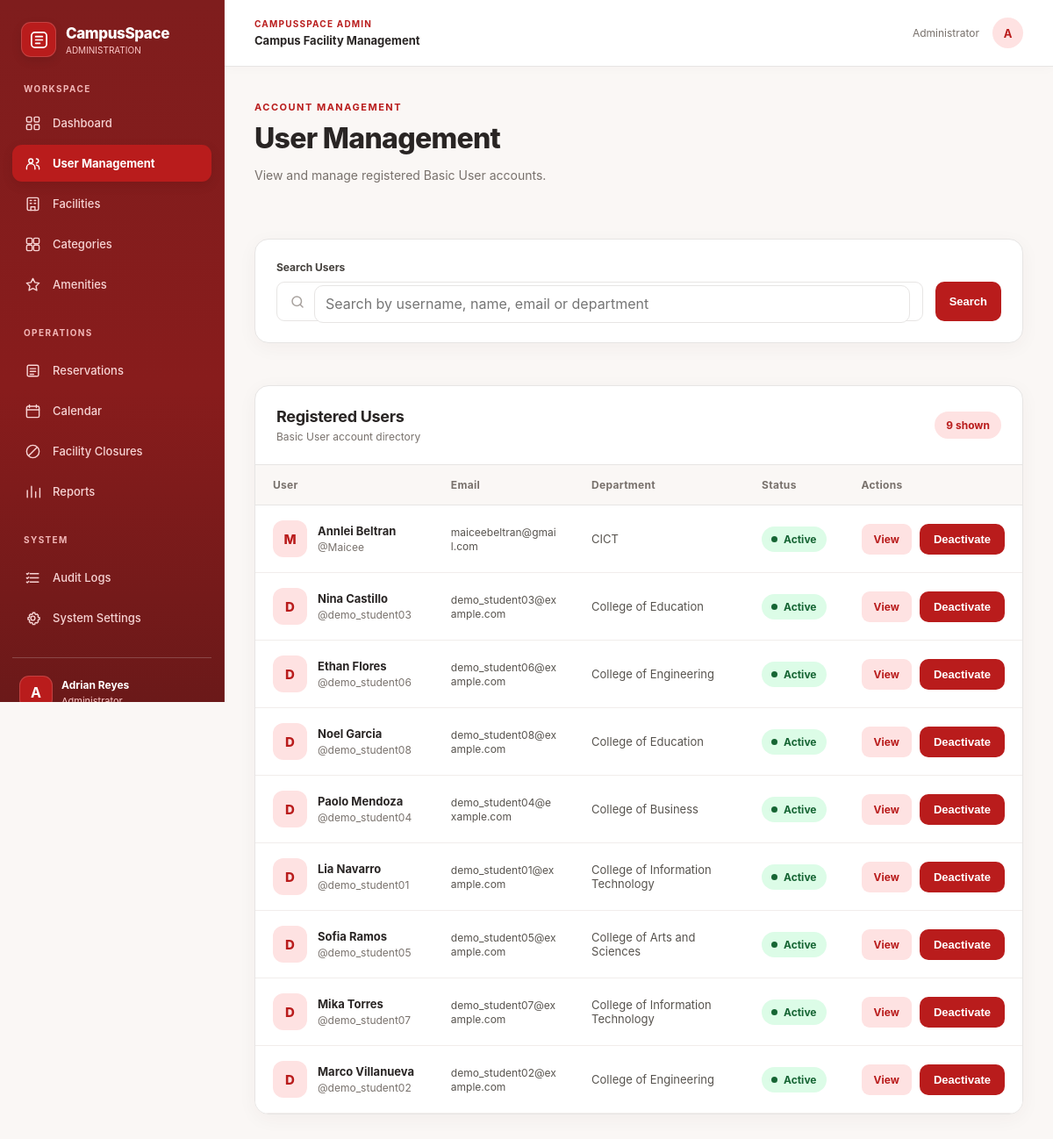
The page /manage/users/ (signed in) on the database its author committed.
### Reservation/models.py (models this page shows, shortened)
class User(AbstractUser):
    ROLE_CHOICES = [
        ('BASIC_USER', 'Basic User'),
        ('ADMIN', 'Admin'),
    ]
    role = models.CharField(
        max_length=10,
        choices=ROLE_CHOICES,
        default='BASIC_USER'
    )
    department = models.CharField(
        max_length=100,
        blank=True
    )
    contact_number = models.CharField(
        max_length=20,
        blank=True
    )
    objects = UserManager()

### Reservation/views.py (the view, shortened to what this page needs)
@admin_required
def user_management(request):
    search_query = request.GET.get(
        'search',
        ''
    ).strip()
    users = User.objects.filter(
        role='BASIC_USER'
    )
    users = users.order_by(
        'last_name',
        'first_name',
        'username'
    )
    return render(
        request,
        'Reservation/admin/users/UserManagement.html',
        {
            'users': users,
            'search_query': search_query,
        }
    )

### templates/Reservation/admin/users/UserManagement.html (shortened to what this page needs)
{% extends 'Reservation/admin/AdminBase.html' %}
{% block content %}
<div class="user-management-page">
    <div class="page-header management-header">
        <div>
            <span class="page-eyebrow">ACCOUNT MANAGEMENT</span>
            <h1>User Management</h1>
            <p>View and manage registered Basic User accounts.</p>
        </div>
    </div>
    <section class="management-filter-card">
        <form method="get" class="management-search-form">
            <div class="management-search-field">
                <label for="search">Search Users</label>
                <div class="management-search-input">
                    <svg viewBox="0 0 24 24" fill="none"
                         stroke="currentColor" stroke-width="2"
                         stroke-linecap="round" stroke-linejoin="round"
                         aria-hidden="true">
                        <circle cx="11" cy="11" r="7"/>
                        <path d="m20 20-4-4"/>
                    </svg>
                    <input
                        type="search"
                        id="search"
                        name="search"
                        value="{{ search_query|default:'' }}"
                        placeholder="Search by username, name, email or department"
                    >
                </div>
            </div>
            <div class="management-search-actions">
                <button type="submit" class="management-search-button">
                    Search
                </button>
            </div>
        </form>
    </section>
    <section class="management-table-card">
        <div class="management-table-heading">
            <div>
                <h2>Registered Users</h2>
                <p>Basic User account directory</p>
            </div>
            <span class="management-count">
                {{ users|length }} shown
            </span>
        </div>
        {% if users %}
            <div class="management-table-scroll">
                <table class="management-table">
                    <thead>
                        <tr>
                            <th>User</th>
                            <th>Email</th>
                            <th>Department</th>
                            <th>Status</th>
                            <th>Actions</th>
                        </tr>
                    </thead>
                    <tbody>
                        {% for account in users %}
                            <tr>
                                <td>
                                    <div class="management-user-cell">
                                        <div class="management-avatar">
                                            {{ account.username|slice:":1"|upper }}
                                        </div>
                                        <div class="management-user-details">
                                            <strong>
                                                {{ account.get_full_name|default:account.username }}
                                            </strong>
                                            <span>@{{ account.username }}</span>
                                        </div>
                                    </div>
                                </td>
                                <td>
                                    <span class="management-email">
                                        {{ account.email|default:"—" }}
                                    </span>
                                </td>
                                <td>
                                    {{ account.department|default:"—" }}
                                </td>
                                <td>
                                    {% if account.is_active %}
                                        <span class="management-status is-active">
                                            <span class="management-status-dot"></span>
                                            Active
                                        </span>
                                    {% else %}
                                        <span class="management-status is-inactive">
                                            <span class="management-status-dot"></span>
                                            Inactive
                                        </span>
                                    {% endif %}
                                </td>
                                <td>
                                    <div class="management-row-actions">
                                        <a
                                            href="{% url 'admin_user_detail' account.id %}"
                                            class="management-view-button">
                                            View
                                        </a>
                                        <button
                                            type="button"
                                            class="{% if account.is_active %}management-deactivate-button{% else %}management-activate-button{% endif %}"
                                            data-user-name="{{ account.username }}"
                                            data-user-action="{% if account.is_active %}Deactivate{% else %}Activate{% endif %}"
                                            data-form-id="status-form-{{ account.id }}"
                                            onclick="openStatusModal(this)">
                                            {% if account.is_active %}
                                                Deactivate
                                            {% else %}
                                                Activate
                                            {% endif %}
                                        </button>
                                    </div>
                                </td>
                            </tr>
                        {% endfor %}
                    </tbody>
                </table>
            </div>
        {% endif %}
    </section>
</div>
{% endblock %}

### templates/Reservation/admin/AdminBase.html (shortened to what this page needs)
{% load static %}
<!DOCTYPE html>
<html lang="en">
<head>
    <link rel="stylesheet" href="{% static 'Reservation/css/admin/admin.css' %}">
</head>
<body class="admin-page">
<div class="layout">
    <aside class="sidebar" id="admin-sidebar">
        <div class="sidebar-brand">
            <div class="sidebar-brand-icon">
                <svg viewBox="0 0 24 24"
                     fill="none"
                     stroke="currentColor"
                     stroke-width="1.8"
                     stroke-linecap="round"
                     stroke-linejoin="round"
                     aria-hidden="true">
                    <rect x="3" y="3" width="18" height="18" rx="4"/>
                    <path d="M8 8h8M8 12h8M8 16h5"/>
                </svg>
            </div>
            <div class="sidebar-brand-text">
                <strong>CampusSpace</strong>
                <span>ADMINISTRATION</span>
            </div>
        </div>
        <div class="sidebar-section-label">WORKSPACE</div>
        <nav class="sidebar-nav" aria-label="Admin navigation">
            <a href="{% url 'admin_dashboard' %}"
               class="nav-link {% if request.resolver_match.url_name == 'admin_dashboard' %}active{% endif %}">
                <span class="nav-icon" aria-hidden="true">
                </span>
                <span>Dashboard</span>
            </a>
            <a href="{% url 'user_management' %}"
               class="nav-link {% if request.resolver_match.url_name == 'user_management' %}active{% endif %}">
                <span class="nav-icon" aria-hidden="true">
                    <svg viewBox="0 0 24 24" fill="none"
                         stroke="currentColor" stroke-width="1.8"
                         stroke-linecap="round" stroke-linejoin="round">
                        <circle cx="9" cy="8" r="3"/>
                        <path d="M3 20v-2a6 6 0 0 1 12 0v2"/>
                        <path d="M17 5a3 3 0 0 1 0 6M17 14a5 5 0 0 1 4 5v1"/>
                    </svg>
                </span>
                <span>User Management</span>
            </a>
            <a href="{% url 'facility_list' %}"
               class="nav-link {% if request.resolver_match.url_name == 'facility_list' %}active{% endif %}">
                <span class="nav-icon" aria-hidden="true">
                    <svg viewBox="0 0 24 24" fill="none"
                         stroke="currentColor" stroke-width="1.8"
                         stroke-linecap="round" stroke-linejoin="round">
                        <rect x="4" y="3" width="16" height="18" rx="2"/>
                        <path d="M9 21v-5h6v5M8 7h2m4 0h2M8 11h2m4 0h2"/>
                    </svg>
                </span>
                <span>Facilities</span>
            </a>
            <a href="{% url 'category_list' %}"
               class="nav-link {% if request.resolver_match.url_name == 'category_list' %}active{% endif %}">
                <span class="nav-icon" aria-hidden="true">
                </span>
                <span>Categories</span>
            </a>
            <a href="{% url 'amenity_list' %}"
               class="nav-link {% if request.resolver_match.url_name == 'amenity_list' %}active{% endif %}">
                <span class="nav-icon" aria-hidden="true">
                    <svg viewBox="0 0 24 24" fill="none"
                         stroke="currentColor" stroke-width="1.8"
                         stroke-linecap="round" stroke-linejoin="round">
                        <path d="m12 3 2.8 5.7L21 9.6l-4.5 4.4 1.1 6.2L12 17.3l-5.6 2.9 1.1-6.2L3 9.6l6.2-.9L12 3Z"/>
                    </svg>
                </span>
                <span>Amenities</span>
            </a>
            <div class="sidebar-section-label sidebar-section-inner">
                OPERATIONS
            </div>
            <a href="{% url 'reservation_queue' %}"
               class="nav-link {% if request.resolver_match.url_name == 'reservation_queue' %}active{% endif %}">
                <span class="nav-icon" aria-hidden="true">
                    <svg viewBox="0 0 24 24" fill="none"
                         stroke="currentColor" stroke-width="1.8"
                         stroke-linecap="round" stroke-linejoin="round">
                        <rect x="4" y="4" width="16" height="16" rx="2"/>
                        <path d="M8 9h8M8 13h8M8 17h5"/>
                    </svg>
                </span>
                <span>Reservations</span>
            </a>
            <a href="{% url 'admin_calendar' %}"
               class="nav-link {% if request.resolver_match.url_name == 'admin_calendar' %}active{% endif %}">
                <span class="nav-icon" aria-hidden="true">
                    <svg viewBox="0 0 24 24" fill="none"
                         stroke="currentColor" stroke-width="1.8"
                         stroke-linecap="round" stroke-linejoin="round">
                        <rect x="3" y="5" width="18" height="16" rx="2"/>
                        <path d="M7 3v4M17 3v4M3 10h18"/>
                    </svg>
                </span>
                <span>Calendar</span>
            </a>
            <a href="{% url 'closure_list' %}"
               class="nav-link {% if request.resolver_match.url_name == 'closure_list' %}active{% endif %}">
                <span class="nav-icon" aria-hidden="true">
                    <svg viewBox="0 0 24 24" fill="none"
                         stroke="currentColor" stroke-width="1.8"
                         stroke-linecap="round" stroke-linejoin="round">
                        <circle cx="12" cy="12" r="9"/>
                        <path d="M6 18 18 6"/>
                    </svg>
                </span>
                <span>Facility Closures</span>
            </a>
            <a href="{% url 'reports' %}"
               class="nav-link {% if request.resolver_match.url_name == 'reports' %}active{% endif %}">
                <span class="nav-icon" aria-hidden="true">
                    <svg viewBox="0 0 24 24" fill="none"
                         stroke="currentColor" stroke-width="1.8"
                         stroke-linecap="round" stroke-linejoin="round">
                        <path d="M4 20V10M10 20V4M16 20v-8M22 20V7"/>
                    </svg>
                </span>
                <span>Reports</span>
            </a>
            <div class="sidebar-section-label sidebar-section-inner">
                SYSTEM
            </div>
            <a href="{% url 'audit_logs' %}"
               class="nav-link {% if request.resolver_match.url_name == 'audit_logs' %}active{% endif %}">
                <span class="nav-icon" aria-hidden="true">
                    <svg viewBox="0 0 24 24" fill="none"
                         stroke="currentColor" stroke-width="1.8"
                         stroke-linecap="round" stroke-linejoin="round">
                        <path d="M8 6h12M8 12h12M8 18h12"/>
                        <path d="m3 6 1 1 2-2M3 12l1 1 2-2M3 18l1 1 2-2"/>
                    </svg>
                </span>
                <span>Audit Logs</span>
            </a>
            <a href="{% url 'system_settings' %}"
               class="nav-link {% if request.resolver_match.url_name == 'system_settings' %}active{% endif %}">
                <span class="nav-icon" aria-hidden="true">
                </span>
                <span>System Settings</span>
            </a>
        </nav>
        <div class="sidebar-bottom">
            <div class="sidebar-profile">
                <div class="profile-avatar">
                    {{ request.user.first_name|default:request.user.username|slice:":1"|upper }}
                </div>
                <div class="profile-info">
                    <strong>
                        {{ request.user.get_full_name|default:request.user.username }}
                    </strong>
                    <span>Administrator</span>
                </div>
            </div>
        </div>
    </aside>
    <div class="main-shell">
        <header class="topbar">
            <div class="topbar-left">
                <div class="topbar-heading">
                    <span class="topbar-eyebrow">CAMPUSSPACE ADMIN</span>
                    <strong>Campus Facility Management</strong>
                </div>
            </div>
            <div class="topbar-right">
                <span class="topbar-role">Administrator</span>
                <div class="topbar-avatar">
                    {{ request.user.first_name|default:request.user.username|slice:":1"|upper }}
                </div>
            </div>
        </header>
        <main class="content">
            {% block content %}{% endblock %}
        </main>
    </div>
</div>
</body>
</html>

### rows shown on the page
User: user.first_name "A", user.get_full_name "Adrian Reyes"
User: username "M", get_full_name "Annlei Beltran", username "Maicee", email "maiceebeltran@gmail.com", department "CICT", is_active True (drawn)
User: username "D", get_full_name "Nina Castillo", username "demo_student03", email "demo_student03@example.com", department "College of Education", is_active True (drawn)
User: username "D", get_full_name "Ethan Flores", username "demo_student06", email "demo_student06@example.com", department "College of Engineering", is_active True (drawn)
User: username "D", get_full_name "Noel Garcia", username "demo_student08", email "demo_student08@example.com", department "College of Education", is_active True (drawn)
User: username "D", get_full_name "Paolo Mendoza", username "demo_student04", email "demo_student04@example.com", department "College of Business", is_active True (drawn)
User: username "D", get_full_name "Lia Navarro", username "demo_student01", email "demo_student01@example.com", department "College of Information Technology", is_active True (drawn)
User: username "D", get_full_name "Sofia Ramos", username "demo_student05", email "demo_student05@example.com", department "College of Arts and Sciences", is_active True (drawn)
User: username "D", get_full_name "Mika Torres", username "demo_student07", email "demo_student07@example.com", department "College of Information Technology", is_active True (drawn)
User: username "D", get_full_name "Marco Villanueva", username "demo_student02", email "demo_student02@example.com", department "College of Engineering", is_active True (drawn)

### other values the page prints
{{ users|length }} "9"
